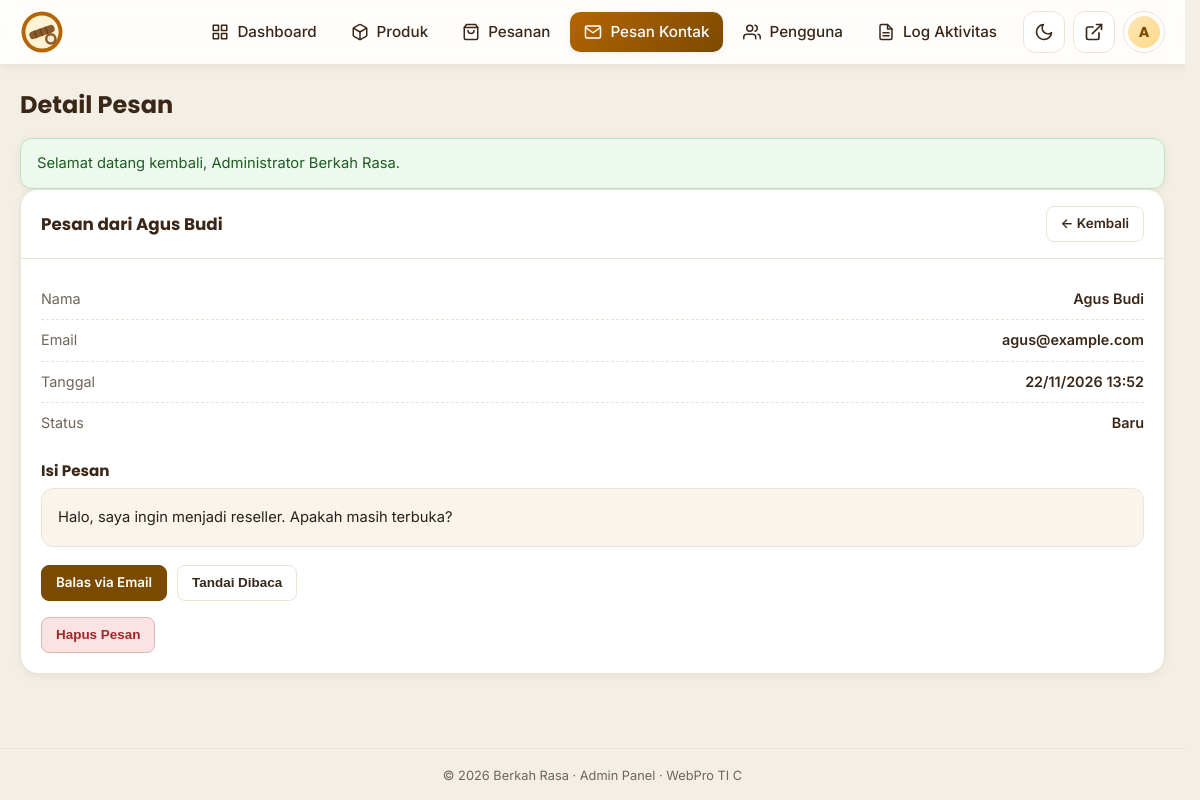
The page /admin/pesan/detail.php?id=1 (signed in) on the database its author committed.
### tables this page shows
CREATE TABLE IF NOT EXISTS users (
    id            INT AUTO_INCREMENT PRIMARY KEY,
    username      VARCHAR(60) NOT NULL,
    nama          VARCHAR(120) NOT NULL,
    email         VARCHAR(150) NOT NULL,
    no_wa         VARCHAR(30) NULL,
    password      VARCHAR(255) NOT NULL,
    role          ENUM('admin','operator','pelanggan') NOT NULL DEFAULT 'pelanggan',
    aktif         TINYINT(1) NOT NULL DEFAULT 1,
    last_login_at DATETIME NULL,
    created_at    TIMESTAMP NOT NULL DEFAULT CURRENT_TIMESTAMP,
    updated_at    TIMESTAMP NOT NULL DEFAULT CURRENT_TIMESTAMP ON UPDATE CURRENT_TIMESTAMP,
    UNIQUE KEY uq_users_username (username),
    UNIQUE KEY uq_users_email (email),
    KEY idx_users_role (role)
);

CREATE TABLE IF NOT EXISTS pesan_kontak (
    id         INT AUTO_INCREMENT PRIMARY KEY,
    nama       VARCHAR(120) NOT NULL,
    email      VARCHAR(150) NULL,
    pesan      TEXT NOT NULL,
    dibaca     TINYINT(1) NOT NULL DEFAULT 0,
    created_at TIMESTAMP NOT NULL DEFAULT CURRENT_TIMESTAMP
);

### config/config.php (called while the page is built, shortened)
<?php
if (!function_exists('url')) {
    function url(string $path = ''): string
    {
        return BASE_URL . '/' . ltrim($path, '/');
    }
}
if (!function_exists('asset')) {
    function asset(string $path): string
    {
        $url = url($path);
        return $url . (str_contains($url, '?') ? '&' : '?') . 'v=' . ASSET_VERSION;
    }
}

### includes/security.php (called while the page is built, shortened)
<?php
require_once __DIR__ . '/../config/config.php';
require_once __DIR__ . '/../config/database.php';
require_once __DIR__ . '/validators.php';
function current_user(bool $refresh = false): ?array
{
    static $cached = null;
    static $loaded = false;
    if ($loaded) {
        return $cached;
    }
    $loaded = true;
    $userId = (int) ($_SESSION['user_id'] ?? 0);
    $stmt = db()->prepare(
        'SELECT id, username, nama, email, no_wa, password, role, aktif, last_login_at, created_at
         FROM users WHERE id = ? LIMIT 1'
    );
    $stmt->execute([$userId]);
    $user = $stmt->fetch();
    $cached = $user;
    return $cached;
}
function is_logged_in(): bool
{
    return current_user() !== null;
}
function is_admin(): bool
{
    $user = current_user();
    return $user !== null && $user['role'] === 'admin';
}
function user_can(string $permission): bool
{
    $user = current_user();
    return $user !== null && role_can((string) $user['role'], $permission);
}
function require_staff(): void
{
    if (!is_logged_in()) {
        remember_intended_url();
        set_flash('error', 'Silakan masuk ke panel admin.');
        redirect(url('admin/login.php'));
    }
}
function theme_preference(): string
{
    $theme = (string) ($_COOKIE[THEME_COOKIE] ?? '');
    return $theme === 'dark' ? 'dark' : 'light';
}

### includes/functions.php (called while the page is built, shortened)
<?php
require_once __DIR__ . '/security.php';
function e(mixed $value): string
{
    return htmlspecialchars((string) $value, ENT_QUOTES, 'UTF-8');
}
function format_tanggal(?string $datetime, string $format = 'd/m/Y H:i'): string
{
    $time = strtotime($datetime);
    return $time === false ? '-' : date($format, $time);
}
function get_flash(): ?array
{
    $flash = $_SESSION['flash'];
    return $flash;
}

### config/database.php (called while the page is built, shortened)
<?php
require_once __DIR__ . '/config.php';
function db(): PDO
{
    static $pdo = null;
    if ($pdo instanceof PDO) {
        return $pdo;
    }
    $dsn = 'mysql:host=' . DB_HOST
        . ';port=' . DB_PORT
        . ';dbname=' . DB_NAME
        . ';charset=utf8mb4';
    try {
        $pdo = new PDO($dsn, DB_USER, DB_PASS, [
            PDO::ATTR_ERRMODE            => PDO::ERRMODE_EXCEPTION,
            PDO::ATTR_DEFAULT_FETCH_MODE => PDO::FETCH_ASSOC,
            PDO::ATTR_EMULATE_PREPARES   => false,
            PDO::ATTR_STRINGIFY_FETCHES  => false,
        ]);
    } catch (PDOException $e) {
        error_log('[DB] ' . $e->getMessage());
        http_response_code(500);
        if (PHP_SAPI === 'cli') {
            fwrite(STDERR, 'Koneksi database gagal: ' . $e->getMessage() . PHP_EOL);
            exit(1);
        }
        $pesan = APP_DEBUG
            ? '<p style="color:#b91c1c">' . htmlspecialchars($e->getMessage(), ENT_QUOTES,
                'UTF-8') . '</p>'
            : '<p>Silakan hubungi pengelola situs.</p>';
        exit(
            '<!DOCTYPE html><html lang="id"><meta charset="utf-8">'
            . '<title>Koneksi database gagal</title>'
            .
                '<body style="font-family:system-ui;max-width:640px;margin:80px auto;padding:0 20px;">'
            . '<h2>Koneksi database gagal</h2>'
            . '<p>Pastikan MySQL/MariaDB berjalan dan database <strong>'
            . htmlspecialchars(DB_NAME, ENT_QUOTES, 'UTF-8')
            . '</strong> sudah diimpor dari <code>database/schema.sql</code>.</p>'
            . $pesan
            . '</body></html>'
        );
    }
    return $pdo;
}

### admin/includes/auth.php (called while the page is built)
<?php
require_once __DIR__ . '/../../config/database.php';
require_once __DIR__ . '/../../includes/functions.php';
require_staff();

### includes/validators.php (called while the page is built, shortened)
<?php
function role_permissions(): array
{
    return [
        'admin' => ['*'],
        'operator' => [
            'dashboard.view',
            'produk.view', 'produk.create', 'produk.edit',
            'pesanan.view', 'pesanan.status',
            'pesan.view', 'pesan.read',
        ],
        'pelanggan' => [
            'akun.view', 'akun.edit', 'pesanan.own',
        ],
    ];
}
function role_can(string $role, string $permission): bool
{
    $permissions = role_permissions()[$role] ?? [];
    return in_array('*', $permissions, true) || in_array($permission, $permissions, true);
}

### admin/pesan/detail.php (the view, shortened to what this page needs)
<?php
require_once __DIR__ . '/../includes/auth.php';
$id = (int) ($_GET['id'] ?? 0);
$pdo = db();
$stmt = $pdo->prepare('SELECT * FROM pesan_kontak WHERE id = ? LIMIT 1');
$stmt->execute([$id]);
$message = $stmt->fetch();
$adminTitle  = 'Detail Pesan';
$adminActive = 'pesan';
include __DIR__ . '/../includes/header.php';
?>
<div class="panel">
  <div class="panel-head">
    <h2>Pesan dari <?= e($message['nama']) ?></h2>
    <a class="btn-sm btn-sm-ghost" href="<?= url('admin/pesan/index.php') ?>">&larr; Kembali</a>
  </div>
  <div class="panel-body">
    <ul class="detail-list">
      <li><span class="k">Nama</span><span class="v"><?= e($message['nama']) ?></span></li>
      <li><span class="k">Email</span><span class="v"><?= e($message['email'] ?: '-') ?></span></li>
      <li><span class="k">Tanggal</span><span class="v"><?=
          e(format_tanggal($message['created_at'])) ?></span></li>
      <li><span class="k">Status</span><span class="v"><?= $message['dibaca'] ? 'Dibaca' :
          'Baru' ?></span></li>
    </ul>
    <h3 class="detail-section-title">Isi Pesan</h3>
    <div class="msg-body"><?= nl2br(e($message['pesan'])) ?></div>
    <div class="detail-actions">
      <?php if ($message['email']): ?>
      <a class="btn-sm btn-sm-primary" href="mailto:<?= e($message['email']) ?>">Balas via Email</a>
      <?php endif; ?>
      <?php if (!$message['dibaca'] && user_can('pesan.read')): ?>
      <form method="post" class="inline-form">
        <button class="btn-sm btn-sm-ghost" type="submit">Tandai Dibaca</button>
      </form>
      <?php endif; ?>
    </div>
    <?php if (user_can('pesan.hapus')): ?>
    <form method="post" action="<?= url('admin/pesan/delete.php') ?>"
        onsubmit="return confirm('Hapus pesan ini?')" class="mt-1">
      <button class="btn-sm btn-sm-danger" type="submit">Hapus Pesan</button>
    </form>
    <?php endif; ?>
  </div>
</div>
<?php include __DIR__ . '/../includes/footer.php'; ?>

### admin/includes/header.php (shortened to what this page needs)
<?php
$adminTitle  = $adminTitle ?? 'Dashboard';
$adminActive = $adminActive ?? '';
$adminUser   = current_user();
$adminMenu = [
    'dashboard' => ['index.php', 'Dashboard',
        '<svg viewBox="0 0 24 24" fill="none" stroke="currentColor" stroke-width="2" stroke-linecap="round" stroke-linejoin="round"><rect x="3" y="3" width="7" height="7"/><rect x="14" y="3" width="7" height="7"/><rect x="14" y="14" width="7" height="7"/><rect x="3" y="14" width="7" height="7"/></svg>', 'dashboard.view'],
    'produk'    => ['produk/index.php', 'Produk',
        '<svg viewBox="0 0 24 24" fill="none" stroke="currentColor" stroke-width="2" stroke-linecap="round" stroke-linejoin="round"><path d="M21 16V8a2 2 0 0 0-1-1.73l-7-4a2 2 0 0 0-2 0l-7 4A2 2 0 0 0 3 8v8a2 2 0 0 0 1 1.73l7 4a2 2 0 0 0 2 0l7-4A2 2 0 0 0 21 16z"/><polyline points="3.27 6.96 12 12.01 20.73 6.96"/><line x1="12" y1="22.08" x2="12" y2="12"/></svg>', 'produk.view'],
    'pesanan'   => ['pesanan/index.php', 'Pesanan',
        '<svg viewBox="0 0 24 24" fill="none" stroke="currentColor" stroke-width="2" stroke-linecap="round" stroke-linejoin="round"><path d="M6 2 3 6v14a2 2 0 0 0 2 2h14a2 2 0 0 0 2-2V6l-3-4z"/><line x1="3" y1="6" x2="21" y2="6"/><path d="M16 10a4 4 0 0 1-8 0"/></svg>', 'pesanan.view'],
    'pesan'     => ['pesan/index.php', 'Pesan Kontak',
        '<svg viewBox="0 0 24 24" fill="none" stroke="currentColor" stroke-width="2" stroke-linecap="round" stroke-linejoin="round"><path d="M4 4h16c1.1 0 2 .9 2 2v12c0 1.1-.9 2-2 2H4c-1.1 0-2-.9-2-2V6c0-1.1.9-2 2-2z"/><polyline points="22,6 12,13 2,6"/></svg>', 'pesan.view'],
    'pengguna'  => ['pengguna/index.php', 'Pengguna',
        '<svg viewBox="0 0 24 24" fill="none" stroke="currentColor" stroke-width="2" stroke-linecap="round" stroke-linejoin="round"><path d="M17 21v-2a4 4 0 0 0-4-4H5a4 4 0 0 0-4 4v2"/><circle cx="9" cy="7" r="4"/><path d="M23 21v-2a4 4 0 0 0-3-3.87"/><path d="M16 3.13a4 4 0 0 1 0 7.75"/></svg>', 'admin'],
    'log'       => ['log/index.php', 'Log Aktivitas',
        '<svg viewBox="0 0 24 24" fill="none" stroke="currentColor" stroke-width="2" stroke-linecap="round" stroke-linejoin="round"><path d="M14 2H6a2 2 0 0 0-2 2v16a2 2 0 0 0 2 2h12a2 2 0 0 0 2-2V8z"/><polyline points="14 2 14 8 20 8"/><line x1="16" y1="13" x2="8" y2="13"/><line x1="16" y1="17" x2="8" y2="17"/></svg>', 'admin'],
];
?><!DOCTYPE html>
<html lang="id">
<head>
<link rel="stylesheet" href="<?= asset('style.css') ?>">
<link rel="stylesheet" href="<?= asset('admin/assets/admin.css') ?>">
</head>
<body class="admin-body <?= theme_preference() === 'dark' ? 'dark' : '' ?>">
<header class="admin-header">
  <div class="admin-header-inner">
    <a class="admin-brand" href="<?= url('admin/index.php') ?>">
      <img src="<?= url('gambar/logo-icon.svg') ?>" alt="Logo <?= e(APP_NAME) ?>">
    </a>
    <nav class="admin-nav" id="adminNav">
      <?php foreach ($adminMenu as $key => [$href, $label, $icon, $permission]): ?>
        <?php if ($permission === 'admin' ? is_admin() : user_can($permission)): ?>
        <a href="<?= url('admin/' . $href) ?>"
            class="<?= $adminActive === $key ? 'active' : '' ?>"><span class="ic"><?= $icon
                ?></span><?= e($label) ?></a>
        <?php endif; ?>
      <?php endforeach; ?>
    </nav>
    <div class="admin-user">
      <button type="button" class="icon-btn" id="darkToggle" onclick="toggleDark()"
          aria-label="Mode gelap"><?php if (theme_preference() === 'dark'): ?><svg
              viewBox="0 0 24 24" fill="none" stroke="currentColor" stroke-width="2"
                  stroke-linecap="round" stroke-linejoin="round"><circle cx="12" cy="12"
                      r="4"/><path
                          d="M12 2v2M12 20v2M4.93 4.93l1.41 1.41M17.66 17.66l1.41 1.41M2 12h2M20 12h2M4.93 19.07l1.41-1.41M17.66 6.34l1.41-1.41"/></svg><?php else: ?><svg viewBox="0 0 24 24" fill="none" stroke="currentColor" stroke-width="2" stroke-linecap="round" stroke-linejoin="round"><path d="M21 12.79A9 9 0 1 1 11.21 3 7 7 0 0 0 21 12.79z"/></svg><?php endif; ?></button>
      <a class="icon-btn" href="<?= url('index.php') ?>" target="_blank" rel="noopener"
          aria-label="Lihat situs" title="Lihat Situs"><svg viewBox="0 0 24 24" fill="none"
              stroke="currentColor" stroke-width="2" stroke-linecap="round"
                  stroke-linejoin="round"><path
                      d="M18 13v6a2 2 0 0 1-2 2H5a2 2 0 0 1-2-2V8a2 2 0 0 1 2-2h6"/><polyline
                          points="15 3 21 3 21 9"/><line x1="10" y1="14" x2="21" y2="3"/></svg></a>
      <div class="admin-profile-wrap">
        <button type="button" class="admin-who" onclick="toggleAdminProfile()"
            aria-haspopup="true" aria-expanded="false" aria-label="Menu profil">
          <span class="avatar-mini"><?= e(mb_strtoupper(mb_substr((string) ($adminUser['nama']
              ?? 'S'), 0, 1))) ?></span>
        </button>
      </div>
    </div>
  </div>
</header>
<main class="admin-main">
  <div class="admin-page-head">
    <h1><?= e($adminTitle) ?></h1>
  </div>
  <?php if ($flash = get_flash()): ?>
  <div class="flash flash-<?= e($flash['type']) ?>"><?= e($flash['message']) ?></div>
  <?php endif; ?>

### style.css (style rules this page uses)
:root { --brand-900: #3a2718; --brand-700: #7a4a00; --brand-500: #b56500; --accent: #f6a821; --accent-soft: #ffe7b8; --green: #2f7d32; --green-dark: #1f5c22; --cream: #fff8ec; --bg: #fbf7f0; --card: #ffffff; --text: #26211b; --muted: #6f6558; --border: #ece3d5; --shadow-sm: 0 2px 8px rgba(58, 39, 24, 0.07); --shadow: 0 10px 30px rgba(58, 39, 24, 0.1); --shadow-lg: 0 24px 60px rgba(58, 39, 24, 0.18); --radius: 18px; --radius-sm: 12px; --maxw: 1160px; --ease: cubic-bezier(0.22, 0.61, 0.36, 1); }
* { box-sizing: border-box; margin: 0; padding: 0; }
html { scroll-behavior: smooth; overflow-x: hidden; width: 100%; }
[id] { scroll-margin-top: 88px; }
body { font-family: 'Inter', system-ui, -apple-system, 'Segoe UI', Arial, sans-serif; color: var(--text); background: var(--bg); line-height: 1.7; -webkit-font-smoothing: antialiased; overflow-x: hidden; width: 100%; }
h1, h2, h3, h4 { font-family: 'Poppins', 'Inter', sans-serif; line-height: 1.2; color: var(--brand-900); }
a { color: var(--brand-700); text-decoration: none; transition: color 0.2s var(--ease); }
img { max-width: 100%; display: block; }
ul { list-style: none; }
.icon-btn { position: relative; display: inline-flex; align-items: center; justify-content: center; width: 42px; height: 42px; border-radius: 12px; border: 1px solid var(--border); background: var(--card); color: var(--brand-900); cursor: pointer; transition: transform 0.2s var(--ease), background 0.2s, box-shadow 0.2s; }
.icon-btn svg { width: 20px; height: 20px; }
.btn-sm { padding: 9px 16px; font-size: 0.85rem; border-radius: 10px; }
.mt-1 { margin-top: 1rem; }
.inline-form { display: inline; }
.flash { margin: 18px 0 0; padding: 12px 16px; border-radius: var(--radius-sm); border: 1px solid var(--border); background: var(--card); font-size: 0.92rem; box-shadow: var(--shadow-sm); }
.flash-success { border-color: #bfe3c1; background: #edf9ee; color: var(--green-dark); }
.avatar-mini { width: 32px; height: 32px; border-radius: 50%; display: grid; place-items: center; background: linear-gradient(135deg, var(--accent-soft), #ffd98a); color: var(--brand-700); font-family: 'Poppins', sans-serif; font-weight: 700; font-size: 0.9rem; flex-shrink: 0; }
.detail-actions { display: flex; gap: 10px; flex-wrap: wrap; margin-top: 18px; }
.detail-list { list-style: none; margin: 0; padding: 0; }
.detail-list li { display: flex; justify-content: space-between; gap: 12px; padding: 8px 0; border-bottom: 1px dashed var(--border); font-size: 0.9rem; }
.detail-list li:last-child { border-bottom: none; }
.detail-list .k { color: var(--muted); flex-shrink: 0; }
.detail-list .v { font-weight: 600; color: var(--brand-900); text-align: right; word-break: break-word; }

### rows shown on the page
users: role "admin" (drawn), nama "A"
pesan_kontak: nama "Agus Budi", email "agus@example.com", created_at "22/11/2026 13:52", pesan "Halo, saya ingin menjadi reseller. Apakah masih terbuka?"

### other values the page prints
$label "Dashboard"
$label "Produk"
$label "Pesanan"
$label "Pesan Kontak"
$label "Pengguna"
$label "Log Aktivitas"
$adminTitle "Detail Pesan"
$flash['message'] "Selamat datang kembali, Administrator Berkah Rasa."
